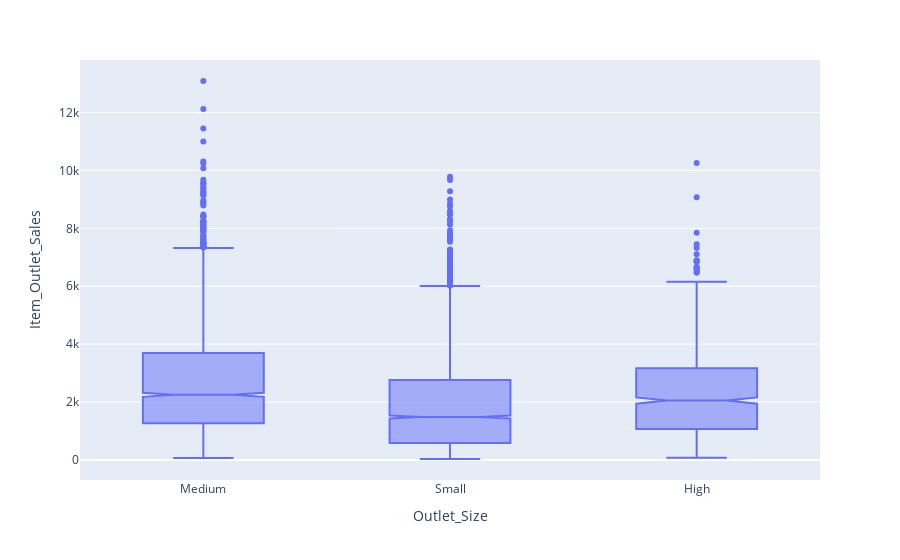

The notebook cell this image was saved under:
### Code cell
px.box(bMart, x="Outlet_Size", y="Item_Outlet_Sales", notched=True)

### Figure 1 — Plotly figure (JSON) as saved in the notebook; plotly's stock layout.template omitted (floating-point values rounded to 4 significant figures; data arrays with more than 128 entries replaced by an {"elided": "..."} marker saying what was removed)
{"data": [{"alignmentgroup": "True", "hoverlabel": {"namelength": 0}, "hovertemplate": "Outlet_Size=%{x}<br>Item_Outlet_Sales=%{y}", "legendgroup": "", "marker": {"color": "#636efa"}, "name": "", "notched": true, "offsetgroup": "", "orientation": "v", "showlegend": false, "type": "box", "x": {"elided": "8523 str values"}, "x0": " ", "xaxis": "x", "y": {"elided": "8523 float values"}, "y0": " ", "yaxis": "y"}], "layout": {"boxmode": "group", "legend": {"tracegroupgap": 0}, "margin": {"t": 60}, "xaxis": {"anchor": "y", "domain": [0, 1], "title": {"text": "Outlet_Size"}}, "yaxis": {"anchor": "x", "domain": [0, 1], "title": {"text": "Item_Outlet_Sales"}}}}
